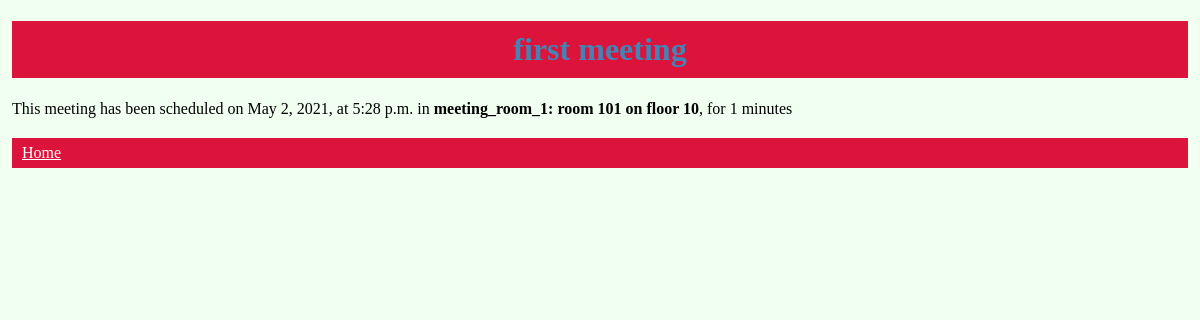
/meetings/1, run on the app's committed database.
### meetings/models.py (models this page shows, shortened)
class Meeting(models.Model):
    title = models.CharField(max_length=200)
    date = models.DateField()
    start_time = models.TimeField(default=time(9))
    duration = models.IntegerField(default=1)
    room = models.ForeignKey(Room, on_delete=models.CASCADE)

class Room(models.Model):
    name = models.CharField(max_length=200)
    floor = models.IntegerField(default=10)
    room_number = models.IntegerField(default=101)
    def __str__(self):
        return f"{self. name}: room {self.room_number} on floor {self.floor}"

### meetings/views.py (the view)
# urls.py: path('<int:id>', views.detail, name="detail"),
def detail(request,id):
    meeting = get_object_or_404(Meeting, pk =id)
    return render(request,"meetings/detail.html", {"meeting":meeting})

### meetings/templates/meetings/detail.html (shortened to what this page needs)
{% extends "base.html" %}
{% block content %}
    <h1>{{ meeting.title }}</h1>
    <p>
        This meeting has been scheduled on {{ meeting.date }},
        at {{ meeting.start_time }} in <strong> {{ meeting.room }}</strong>,
        for {{ meeting.duration }} minutes
    </p>
    <a href="{% url 'welcome' %}"> Home </a>
{% endblock %}

### website/static/website/style.css (style rules this page uses)
body { margin: 1%; background-color: honeydew; }
title, h1 { background-color: crimson; padding: 10px; color: steelblue; text-align: center; }
a { display: block; margin: 20px auto; background: crimson; color: white; border: 0; padding: 6px 10px; }

### data on the page
Meeting: title "first meeting", date "May 2, 2021", start_time "5:28 p.m.", room "meeting_room_1: room 101 on floor 10", duration "1"
